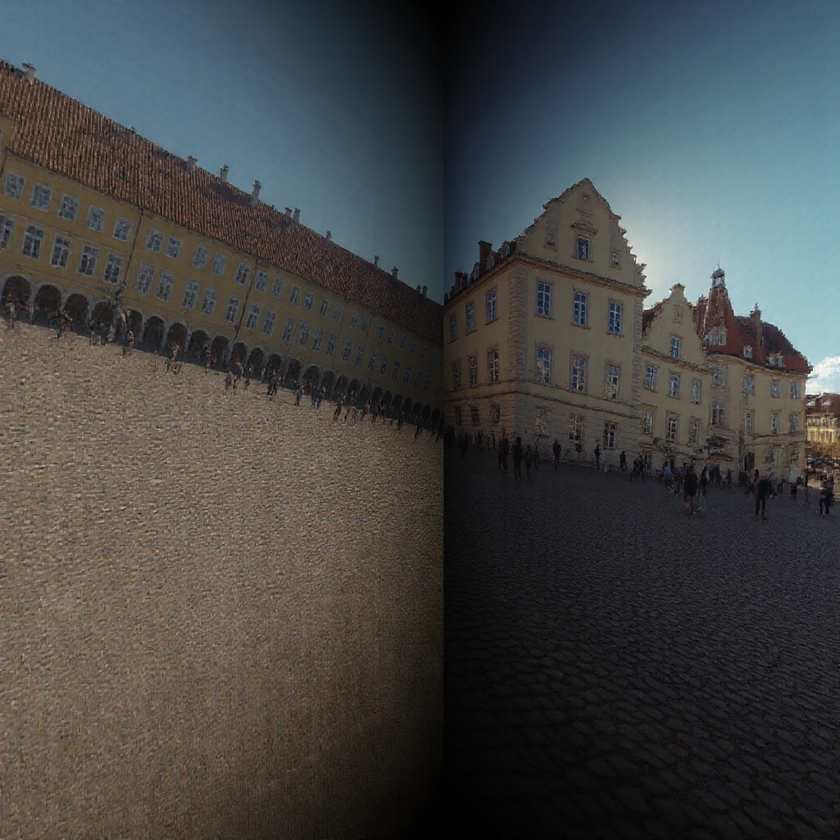
#> input picture outpainted_test.png, 840 x 840 px, shrunk from 1024 x 1024 before the run
$ python -i mask_utils.py   (imports and definitions only)
#> lines starting #> are read from the running program, lines starting #| are printed output that depends on the picture; after the words box and inside, x2 and y2 are one past the last pixel; in counts of white or black regions, pixels touching at a corner belong together
import cv2
import numpy as np


def fix_mask_region(mask, extension=0):
    """
    Extract the largest white region from a mask and optionally extend it.

    Args:
        mask: Input mask image (grayscale or BGR)
        extension: Number of pixels to extend the mask region (default: 0)

    Returns:
        numpy.ndarray: Binary mask with only the largest white region, optionally extended
    """
    if mask.shape[-1] == 3:
        mask = cv2.cvtColor(mask, cv2.COLOR_BGR2GRAY)
    _, binary = cv2.threshold(mask, 127, 255, cv2.THRESH_BINARY)

    # Find contours
    contours, _ = cv2.findContours(binary.astype(np.uint8), cv2.RETR_EXTERNAL, cv2.CHAIN_APPROX_SIMPLE)

    # Find the largest contour by area
    if contours:
        largest_contour = max(contours, key=cv2.contourArea)
        # Create an empty mask
        largest_mask = np.zeros_like(binary)
        # Draw the largest contour filled in white
        cv2.drawContours(largest_mask, [largest_contour], -1, 255, thickness=cv2.FILLED)

        # Extend the mask if extension > 0
        if extension > 0:
            kernel = np.ones((extension, extension), np.uint8)
            largest_mask = cv2.dilate(largest_mask, kernel, iterations=1)

        return largest_mask
    else:
        # Return empty mask if no contours found
        return np.zeros_like(binary)


def extract_largest_white_region(mask_path, extension=0):
    """
    Load a mask image and keep only the largest white region by finding contours.

    Args:
        mask_path (str): Path to the mask image file
        extension (int): Number of pixels to extend the mask region (default: 0)

    Returns:
        numpy.ndarray: Binary mask with only the largest white region
    """
#> called with mask_path = 'outpainted_test.png', extension = 0
    # Load the mask as grayscale
    img = cv2.imread(mask_path, cv2.IMREAD_GRAYSCALE)
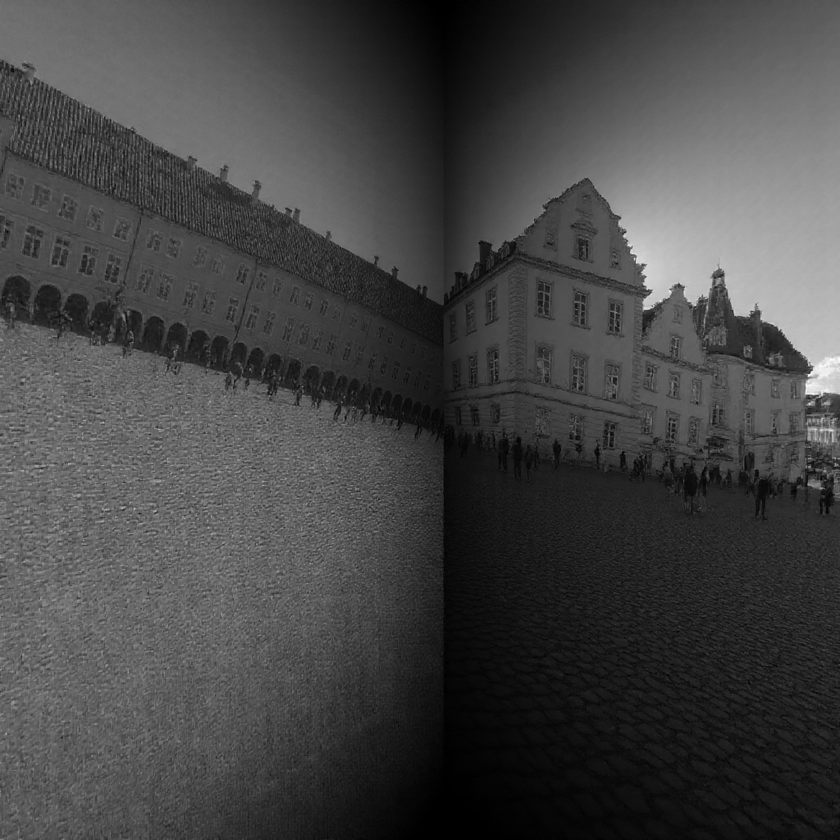
#> img: shape (840, 840); min 0, max 252, mean 68.6

    # Use the fix_mask_region function
    return fix_mask_region(img, extension)
#> in fix_mask_region, `_, binary = cv2.threshold(mask, 127, 255, cv2.THRESH_BINARY)`:
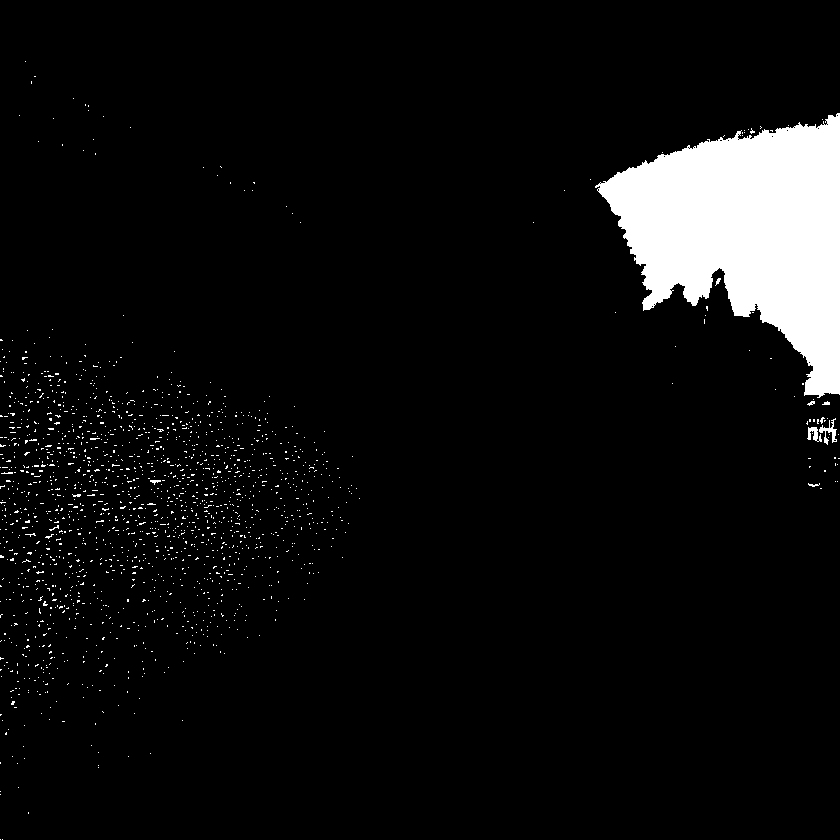
#> binary: shape (840, 840); 6.2% white; 1669 white regions (1661 under 20 px)
#> in fix_mask_region, `contours, _ = cv2.findContours(binary.astype(np.uint8), cv2.RETR_EXTER..`: contours = 1669 contours, 1666 with area under 20; largest, box (x1, y1, x2, y2) and area: (595, 113, 840, 398) 38538, (819, 418, 837, 445) 106, (807, 427, 822, 442) 82
#> in fix_mask_region, `largest_contour = max(contours, key=cv2.contourArea)`: largest_contour = contour of 601 points, box (x1, y1, x2, y2) (595, 113, 840, 398), area 38538
#> in fix_mask_region, `cv2.drawContours(largest_mask, [largest_contour], -1, 255, thickness=c..`:
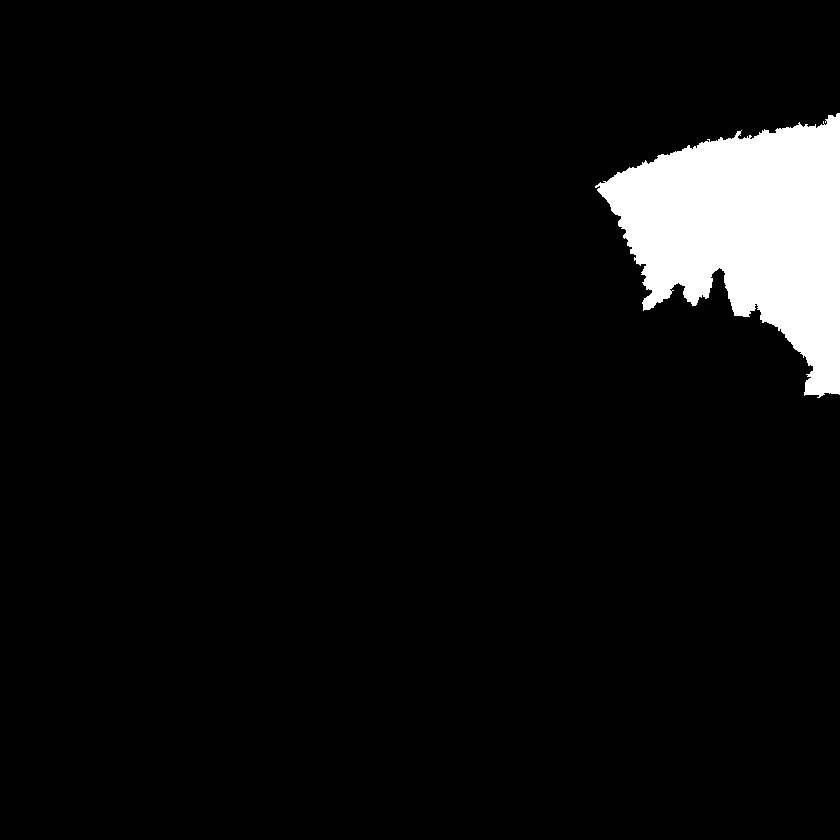
#> largest_mask: shape (840, 840); 5.5% white; 1 white region, box (x1, y1, x2, y2) and area: (595, 113, 840, 398) 39142

>>> result = extract_largest_white_region('outpainted_test.png')

$ run again, on dog.png
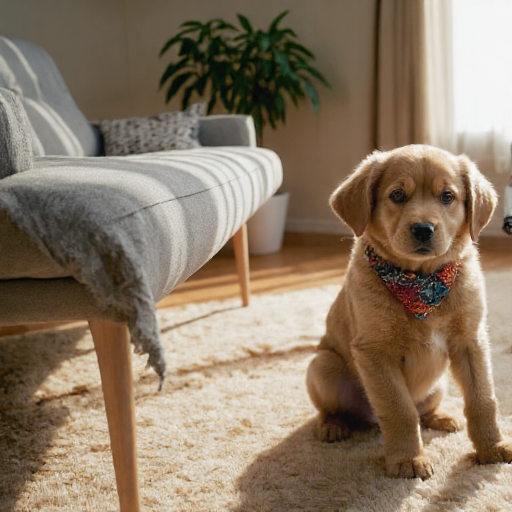
#> input picture dog.png, 512 x 512 px
#> in fix_mask_region, `_, binary = cv2.threshold(mask, 127, 255, cv2.THRESH_BINARY)`:
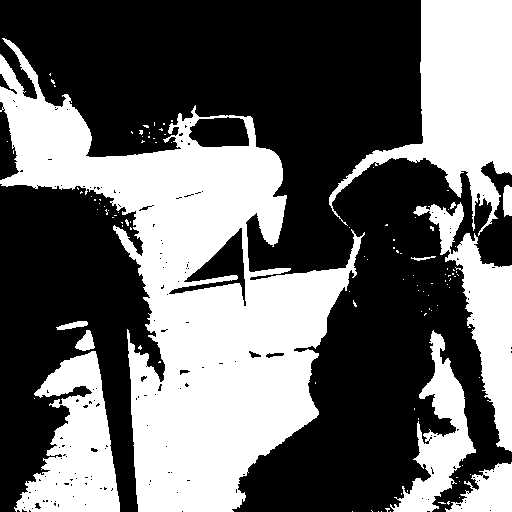
#> binary: shape (512, 512); 41.1% white; 111 white regions (100 under 20 px)
#> contours = 111 contours, 101 with area under 20; largest, box (x1, y1, x2, y2) and area: (0, 38, 365, 512) 66809, (329, 0, 512, 236) 17152, (14, 351, 120, 512) 9282, (413, 202, 512, 452) 7277, (390, 330, 476, 512) 5058
#> largest_contour = contour of 1265 points, box (x1, y1, x2, y2) (0, 38, 365, 512), area 66809
#> in fix_mask_region, `cv2.drawContours(largest_mask, [largest_contour], -1, 255, thickness=c..`:
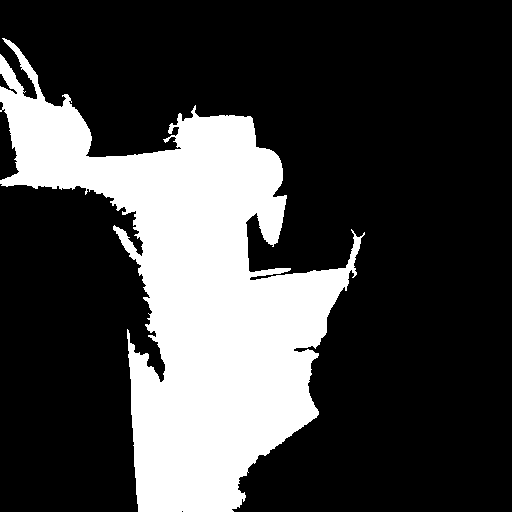
#> largest_mask: shape (512, 512); 26% white; 1 white region, box (x1, y1, x2, y2) and area: (0, 38, 365, 512) 68079

$ run again, on dog_outpainted.png
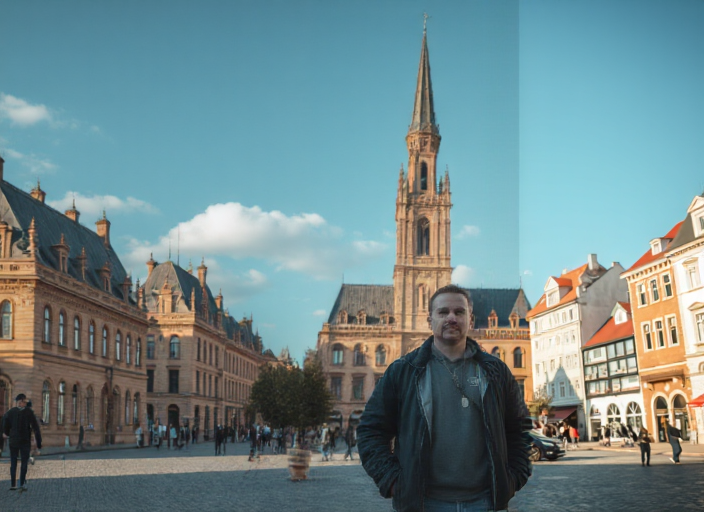
#> input picture dog_outpainted.png, 704 x 512 px
#> in fix_mask_region, `_, binary = cv2.threshold(mask, 127, 255, cv2.THRESH_BINARY)`:
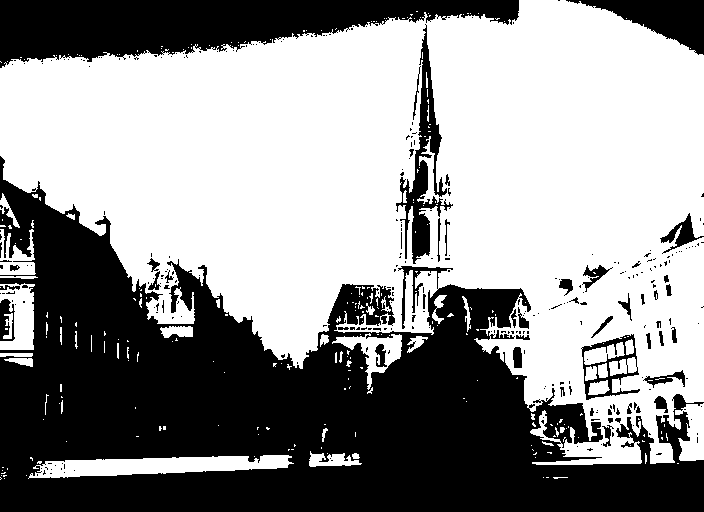
#> binary: shape (512, 704); 57.7% white; 290 black regions (241 under 20 px)
#> contours = 232 contours, 210 with area under 20; largest, box (x1, y1, x2, y2) and area: (0, 0, 704, 465) 202420, (28, 455, 294, 479) 3514, (0, 283, 35, 350) 1468, (332, 333, 402, 390) 1334, (675, 403, 704, 461) 1026
#> largest_contour = contour of 2302 points, box (x1, y1, x2, y2) (0, 0, 704, 465), area 202420
#> in fix_mask_region, `cv2.drawContours(largest_mask, [largest_contour], -1, 255, thickness=c..`:
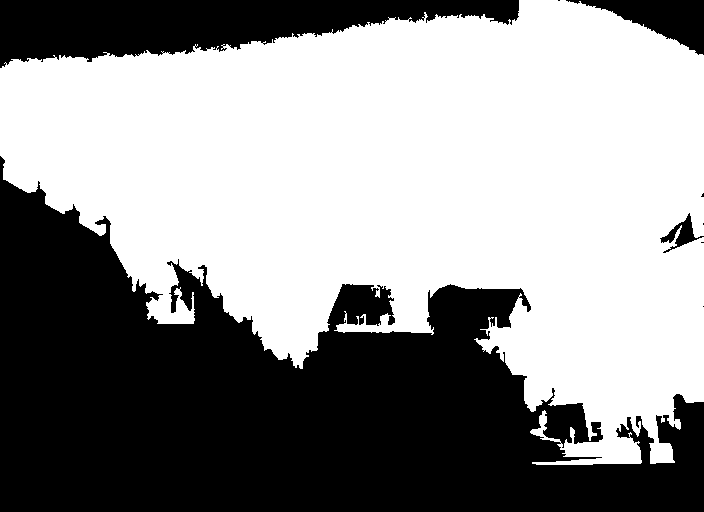
#> largest_mask: shape (512, 704); 56.8% white; 9 black regions (5 under 20 px), largest, box (x1, y1, x2, y2) and area: (0, 156, 704, 512) 131207, (0, 0, 519, 68) 20578, (566, 0, 704, 55) 3340, (660, 213, 704, 253) 542
